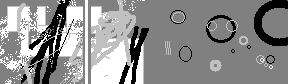
%> input picture Code/old_uitzoeken/image.bmp, 288 x 84 px
$ octave CS_noise_NSA_simulations_bigfunctionf.m   (GNU Octave 9; MATLAB toolbox functions it lacks are replaced by stand-ins)
%> lines starting %> are read from the running program, lines starting %| are printed output that depends on the picture
clear all; close all; clc;
cd('/home/jschoormans/lood_storage/divi/Projects/cosart/CS_simulations')
addpath(genpath('/home/jschoormans/lood_storage/divi/Projects/cosart/CS_simulations'))
addpath(genpath('/home/jschoormans/lood_storage/divi/Projects/cosart/Matlab_Collection/exportfig'))

addpath(genpath('/opt/amc/bart-0.3.00'));% vars;
setenv('TOOLBOX_PATH', '/opt/amc/bart-0.3.00/bin/');
setenv('OMP_NUM_THREADS','4');
addpath(genpath('/home/jschoormans/lood_storage/divi/Projects/cosart/Matlab Collection/utils'));

CC=clock; CCC=[num2str(CC(2)),'-',num2str(CC(3)),'-',num2str(CC(4)),'-',num2str(CC(5))];
figfolder=['/home/jschoormans/lood_storage/divi/Projects/cosart/CS_simulations/Figures/',CCC]
dir=mkdir(figfolder);cd(figfolder)


%VARS

% Im=imread('imageblok.png');   %image in image domain

Im=imread('image.bmp');   %image in image domain
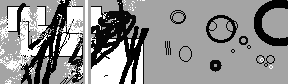
%> Im: size 84x288 uint8; min 0, max 255, mean 143.3
% Im=imread('imagebrain.png');   %image in image domain
Im=imread('brain.png');   %image in image domain
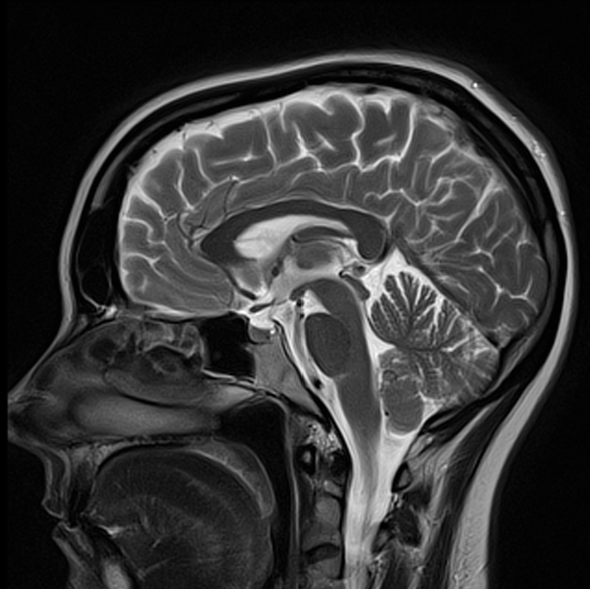
%> input picture Code/brain.png, 590 x 589 px
%> Im is the input picture: size 589x590x3 uint8; min 0, max 254, mean 52.7
% Im=imread('lelijk.png');   %image in image domain
% Im=imread('earth.jpg');

Im=double(Im(:,:,1))./255;
%> Im: size 589x590 double
%> (the run ends here)
